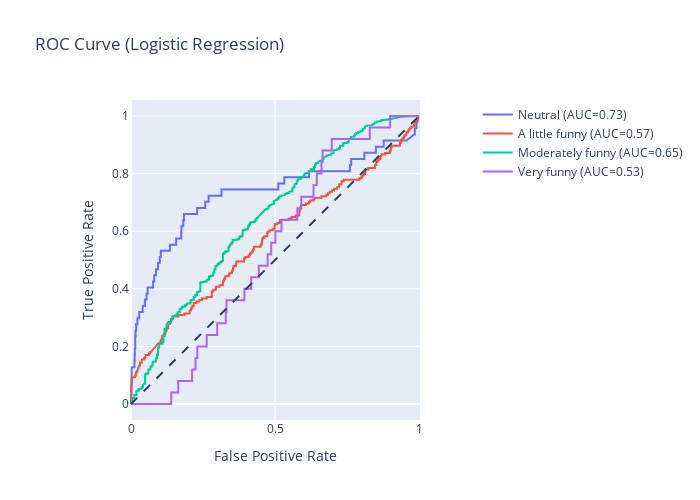

Notebook code cell kept with this figure:
### Code cell
logreg_y_scores = logreg.predict_proba(X_test_trans1)

# One hot encode the labels in order to plot them
logreg_y_onehot = pd.get_dummies(y_test, columns = logreg.classes_)

# Create an empty figure, and iteratively add new lines
# every time we compute a new class
logreg_roc_fig = go.Figure()
logreg_roc_fig.add_shape(
    type = 'line', line = dict(dash='dash'),
    x0 = 0, x1 = 1, y0 = 0, y1 = 1
)

for i in range(logreg_y_scores.shape[1]):
    y_true = logreg_y_onehot.iloc[:, i]
    y_score = logreg_y_scores[:, i]

    fpr, tpr, _ = roc_curve(y_true, y_score)
    auc_score = roc_auc_score(y_true, y_score)

    name = f"{class_names[i]} (AUC={auc_score:.2f})"
    logreg_roc_fig.add_trace(go.Scatter(x = fpr, y = tpr, name = name, mode = 'lines'))

logreg_roc_fig.update_layout(
    title = 'ROC Curve (Logistic Regression)',
    xaxis_title = 'False Positive Rate',
    yaxis_title = 'True Positive Rate',
    yaxis = dict(scaleanchor = "x", scaleratio = 1),
    xaxis = dict(constrain = 'domain'),
    width = 700, height = 500
)
logreg_roc_fig.show()
